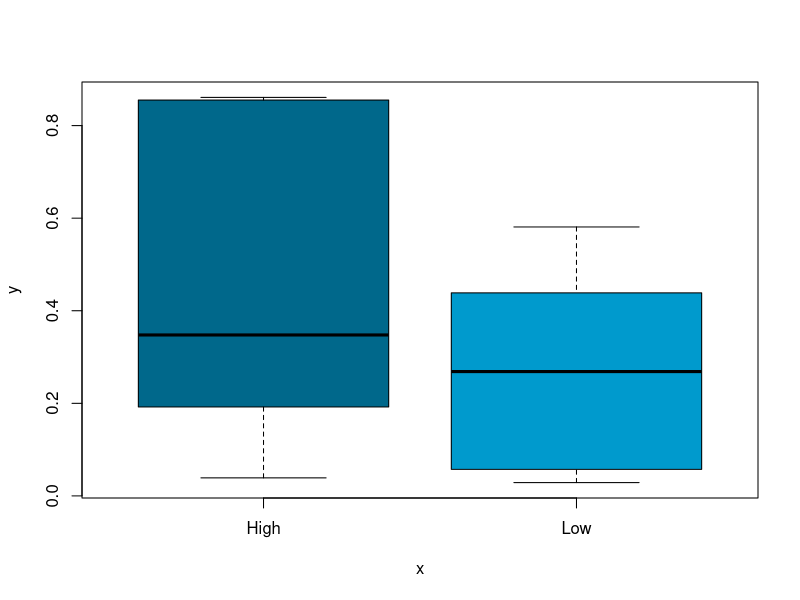
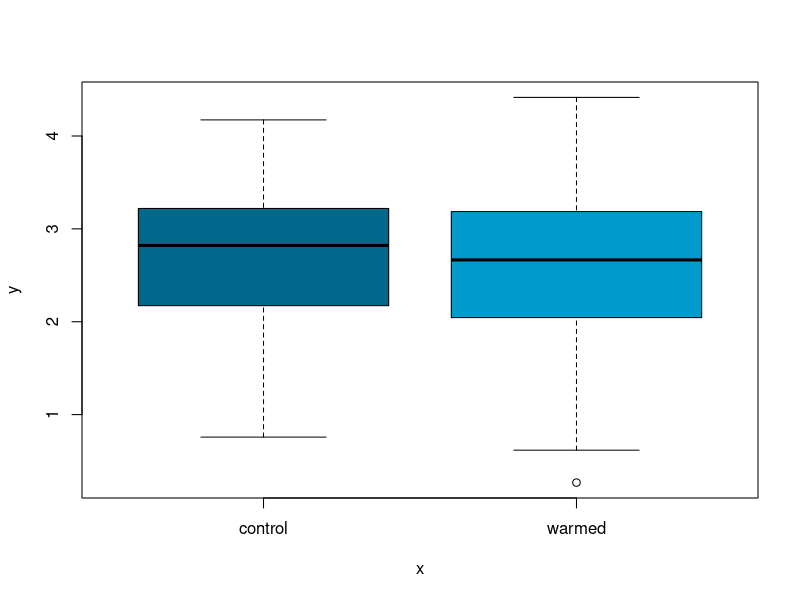
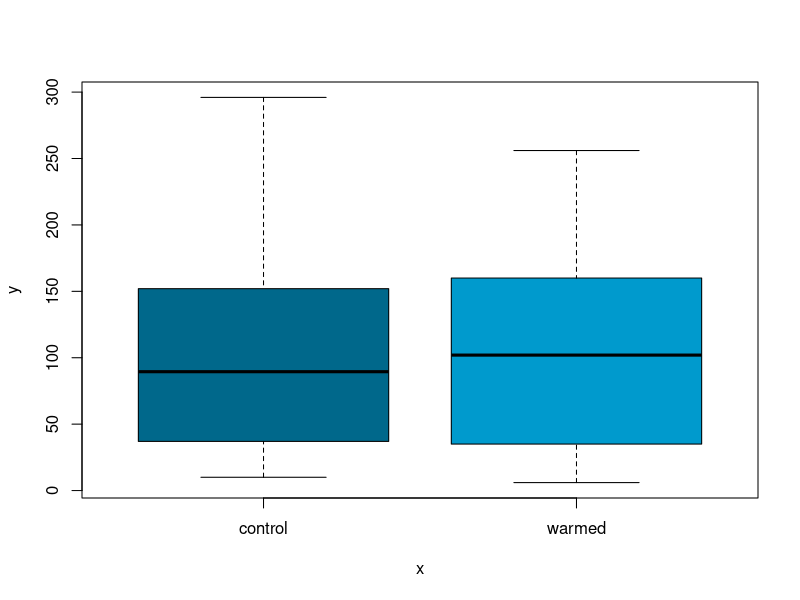
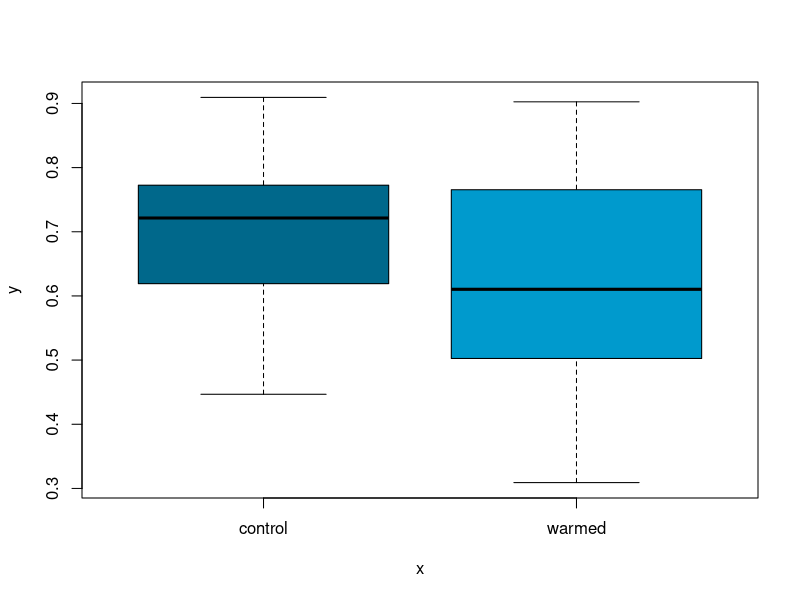
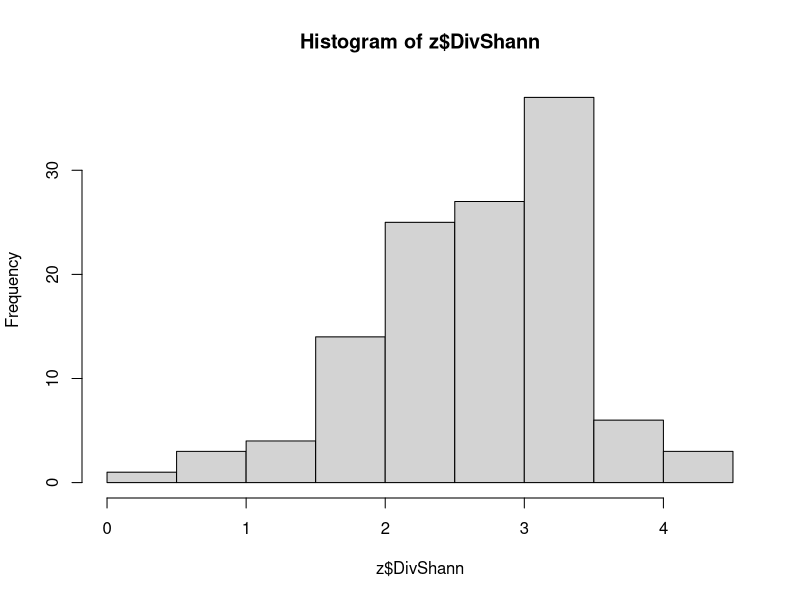
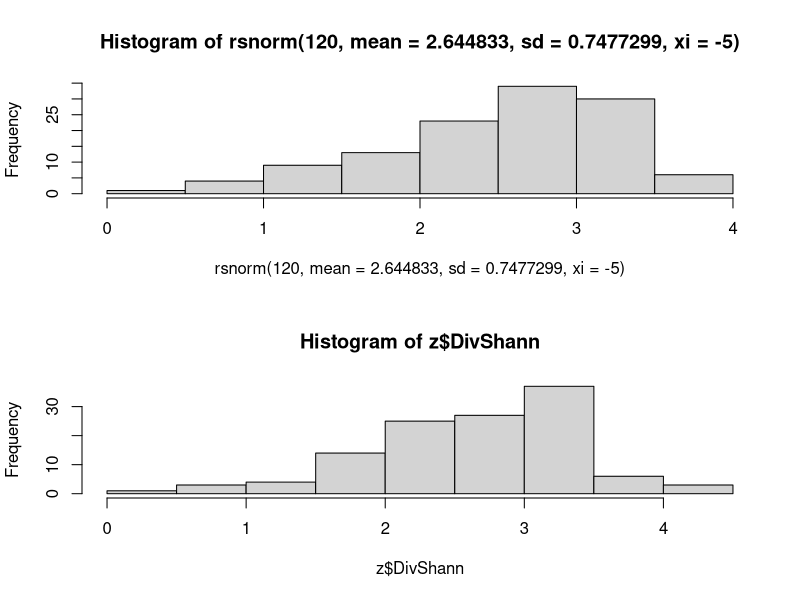
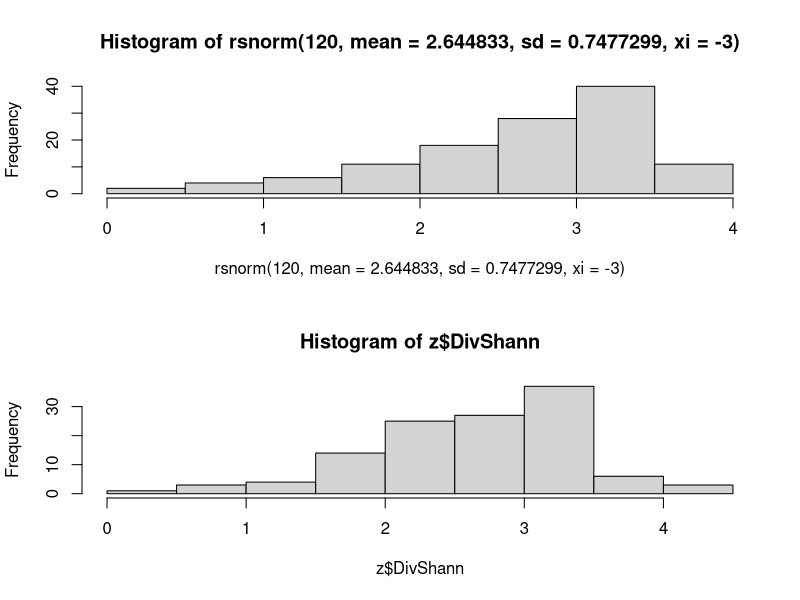
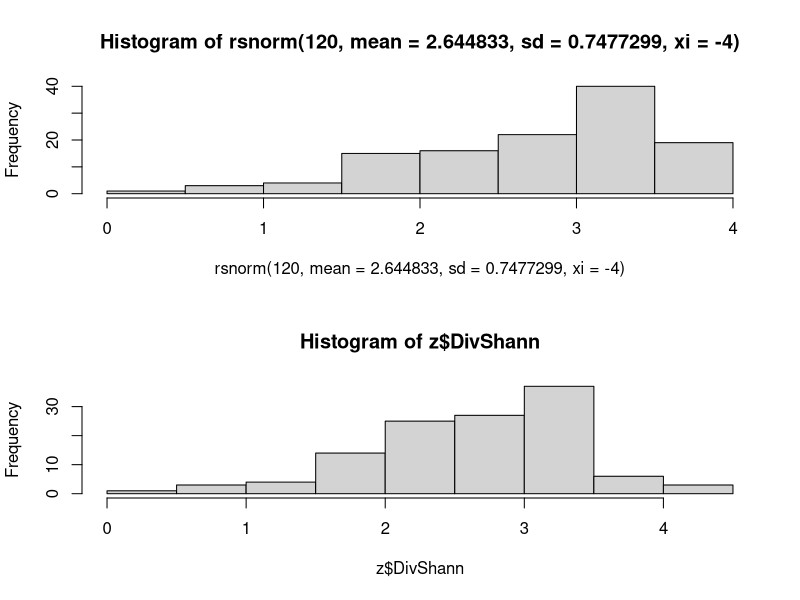

Reproduce these figures in R, in order. (Note: this script raises an error after producing the figures.)
## ---- chunk 1
##################################################
# FUNCTION: anova
# performs an analysis of variance
# inputs: a vector of categorical data (x) and a vector of continuous data (y)
# outputs: degrees of freedom, sums of squares, mean, F-value, and p-value
#------------------------------------------------- 
anova <- function(dataFrame=data.frame(as.factor(rep(c("High","Low"),each=5)),runif(10))) {
  x <- dataFrame[,1]
  y <- dataFrame[,2]
  newDataFrame <- data.frame(x,y)
  myMod <- aov(y~x, data = newDataFrame)
  myOut <- summary(myMod)
  return(myOut)
}

anova()

##################################################
# FUNCTION: anovaGraph
# performs an analysis of variance and creates a boxplot depicting the results
# inputs: a vector of categorical data (x) and a vector of continuous data (y)
# outputs: barplot 
#------------------------------------------------- 
anovaGraph <- function(dataFrame=data.frame(as.factor(rep(c("High","Low"),each=5)),runif(10))) {
  x <- dataFrame[,1]
  y <- dataFrame[,2]
  newDataFrame <- data.frame(x,y)
  myMod <- aov(y~x, data = newDataFrame)
  myOut <- boxplot(y~x,data=newDataFrame,col=c("deepskyblue4","deepskyblue3","deepskyblue2"))
  return(myOut)
}

anovaGraph()

## ---- chunk 2

# Read in the data from Homework 4
z <- read.table("Data.csv", header = TRUE, sep=",", stringsAsFactors=FALSE)

# Effect of warming treatment on Shannon diversity
x <- data.frame(z$WarmingTreatment,z$DivShann)
anova(x)
anovaGraph(x)

# Effect of warming treatment on richness
y <- data.frame(z$WarmingTreatment,z$Richness)
anova(y)
anovaGraph(y)

# Effect of warming treatment on evenness
a <- data.frame(z$WarmingTreatment,z$Evenness)
anova(a)
anovaGraph(a)

## ---- chunk 3

# Read in original data
z <- read.table("Data.csv", header = TRUE, sep=",", stringsAsFactors=FALSE)

# I chose to focus on one of my response variables (Shannon diversity, or "DivShann"). To begin, I examined the distribution of my data, and calculated the mean and standard deviation:
hist(z$DivShann)
mean(z$DivShann)
sd(z$DivShann)

# Given the distribution of my data, to create a random data set with structure similar to my original data, I decided to use the 'rsnorm' function to simulate a skewed normal distribution. I used the sample size, mean, and standard deviation from my actual data set as inputs in the 'rsnorm' function. I then tested out different values for the skewness parameter (xi) and used histograms to compare each simulated random data set to my own data until the distributions matched relatively closely.

library(fGarch)
par(mfrow = c(2,1))

# Random data with xi = -5 compared to my data
hist(rsnorm(120, mean = 2.644833, sd = 0.7477299, xi = -5)) 
hist(z$DivShann)

# Random data with xi = -3 compared to my data
hist(rsnorm(120, mean = 2.644833, sd = 0.7477299, xi = -3)) 
hist(z$DivShann)

# Random data with xi = -4 compared to my data (closest match) 
hist(rsnorm(120, mean = 2.644833, sd = 0.7477299, xi = -4)) 
hist(z$DivShann)


# Create random data using xi = -4
y <- rsnorm(120, mean = 2.644833, sd = 0.7477299, xi = -4)

# Test the effect of warming treatment on the response using the random data
randomData <- data.frame(z$WarmingTreatment,y)
anova(randomData)
par(mfrow = c(1,1))
anovaGraph(randomData)

## ---- chunk 4

# Hypothesis: Shannon diversity is higher in warmed plots relative to control plots.

print(z$WarmingTreatment) # view data
z2 <- z[order(z$WarmingTreatment),] # sort data by warming treatment 
print(z2$WarmingTreatment) # view sorted data

# Simulate normally distributed random data for each warming treatment, and combine the two vectors of data
warmed <- rnorm(60, mean = 4, sd = 0.7)
control <- rnorm(60, mean = 2, sd = 0.7)
combined <- c(warmed,control)

# Test the effect of warming treatment on the simulated Shannon diversity data
randomDataBling <- data.frame(z2$WarmingTreatment,combined)
anova(randomDataBling)
par(mfrow = c(1,1))
anovaGraph(randomDataBling)

## ---- chunk 5
##################################################
# FUNCTION: logReg
# performs a logistic regression analysis
# inputs: a vector of continuous data (x) and a vector of categorical data (y)
# outputs: slope, standard error, z-value, and p-value for the logistic regression
#------------------------------------------------- 
logReg <- function(x = rgamma(n=25,shape=5,scale=5), y = rbinom(n=25,size=1,p=0.5)) {
  dataFrame <- data.frame(x,y)
  myMod <- glm(y ~ x,
                 data=dataFrame,
                 family=binomial(link="logit"))
  return(summary(myMod)$coefficients)
}

##################################################
# FUNCTION: logRegGraph
# performs a logistic regression analysis and creates a scatterplot depicting the results
# inputs: a vector of continuous data (x) and a vector of categorical data (y)
# outputs: scatterplot
#------------------------------------------------- 
logRegGraph <- function(x = rgamma(n=25,shape=5,scale=5), y = rbinom(n=25,size=1,p=0.5)) {
  dataFrame <- data.frame(x,y)
  myMod <- glm(y ~ x,
                 data=dataFrame,
                 family=binomial(link="logit"))
  myOut <- plot(x=dataFrame$x, y=dataFrame$y,pch=21,bg="green",cex=2)
  return(myOut)
}
## ---- chunk 6
# Actual data
z <- read.table("Data.csv", header = TRUE, sep=",", stringsAsFactors=FALSE)
logReg(x=z$DivShann, y=z$WarmingTreatment)
logRegGraph(x=z$DivShann, y=z$WarmingTreatment)

# Random data with same structure as original data
x <- rsnorm(120, mean = 2.644833, sd = 0.7477299, xi = -4)
randomData <- data.frame(z$WarmingTreatment,x)
logReg(x=randomData$x, y=randomData$z.WarmingTreatment)
logRegGraph(x=randomData$x, y=randomData$z.WarmingTreatment)

# Random data related to hypothesis
warmed <- rnorm(60, mean = 4, sd = 0.7)
control <- rnorm(60, mean = 2, sd = 0.7)
combined <- c(warmed,control)
randomDataBling <- data.frame(z2$WarmingTreatment,combined)
logReg(x=randomDataBling$combined, y=randomDataBling$z2.WarmingTreatment)
logRegGraph(x=randomDataBling$combined, y=randomDataBling$z2.WarmingTreatment)
